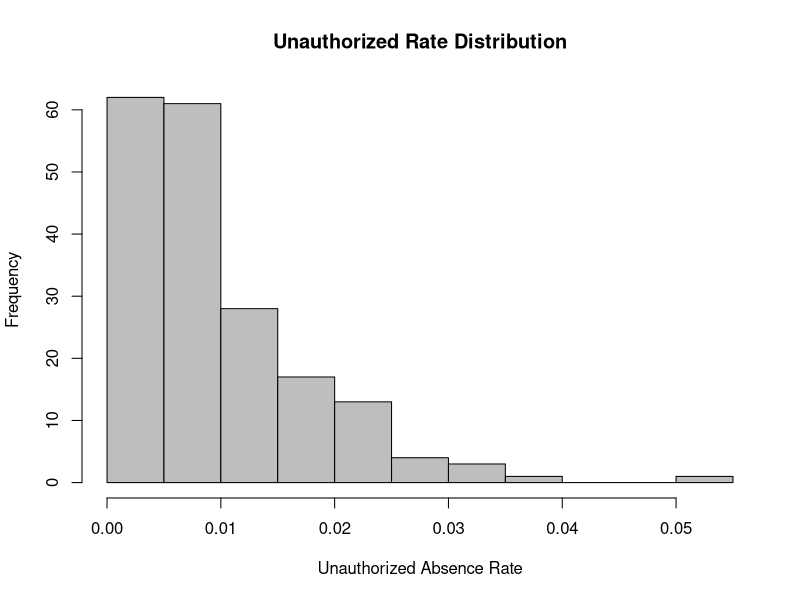
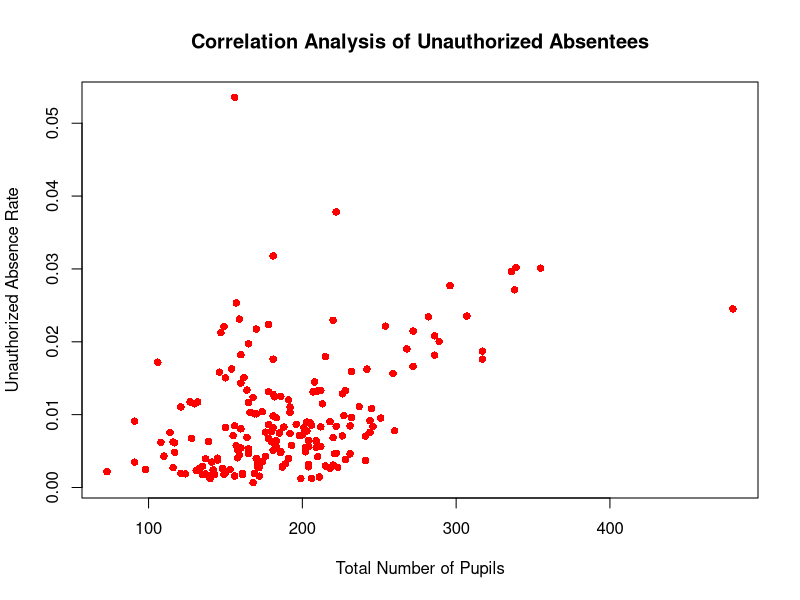

Reproduce these figures in R, in order.
library(tidyverse)
# Load data
data <- read_csv("secondary-attendance-csv-2.csv")
# Calculate rate
data$Rate <- data$UnauthSes / data$TotalSess

#Histogram
hist(data$Rate, 
     col = "gray", 
     main = "Unauthorized Rate Distribution",
     xlab = "Unauthorized Absence Rate",
     ylab = "Frequency")

#Scatter plot
plot(data$Tot_Pupil, 
     data$Rate, 
     main = "Correlation Analysis of Unauthorized Absentees",
     pch = 16, 
     col = "red",
     xlab = "Total Number of Pupils",
     ylab = "Unauthorized Absence Rate")

# Correlation test
cor.test(data$Tot_Pupil, data$Rate, method = "spearman")
